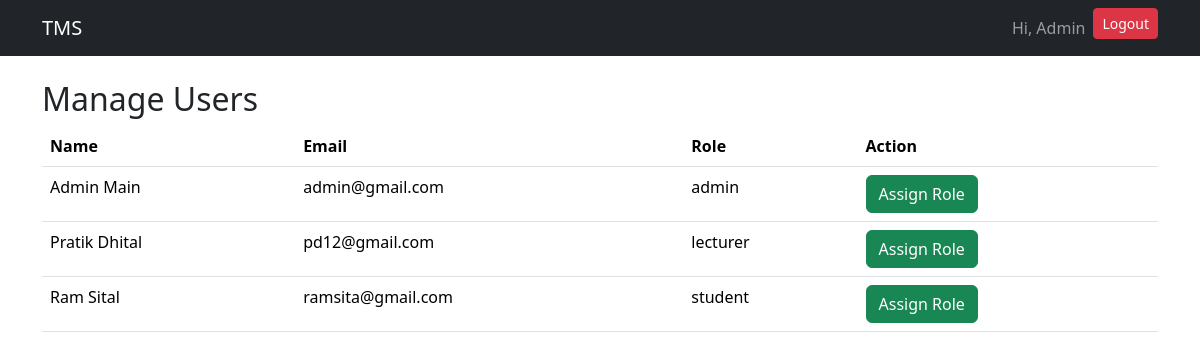
Page /admin-panel/manage-users/ (signed in) on the earlier database version.
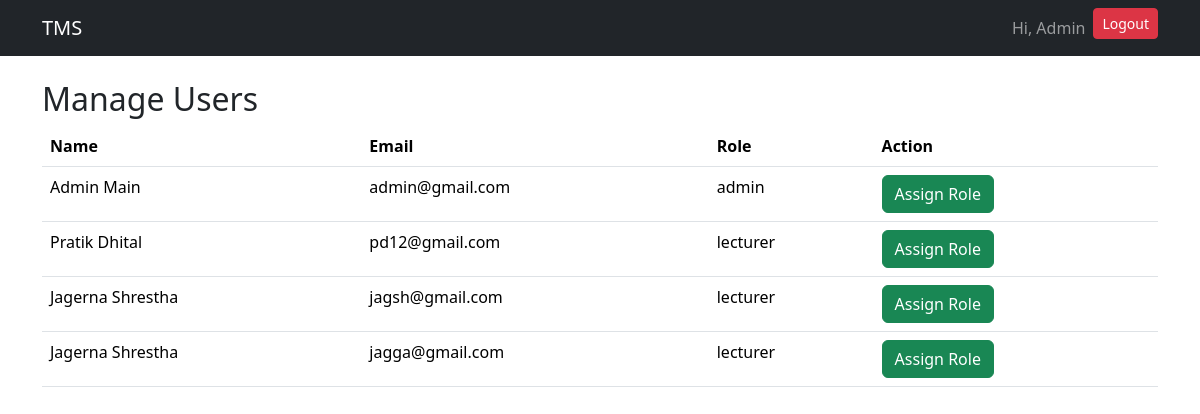
Same page on the later database version.
### users/models.py (models this page shows, shortened)
class User(AbstractUser):
    username = models.CharField(max_length=100, unique=True)
    email = models.EmailField(unique=True)
    role = models.CharField(max_length=10, choices=ROLE_CHOICES)
    USERNAME_FIELD = "email"
    REQUIRED_FIELDS = ["username"]

### users/views.py (the view)
# urls.py: path('admin-panel/manage-users/', manage_users, name='manage_users'),
@user_passes_test(admin_required)
def manage_users(request):
    users = User.objects.all()
    context = {
        'users': users
    }
    return render(
        request,
        'admin_panel/manage_users.html',
        context
    )

### users/views.py (called while the page is built)
def admin_required(user):
    return user.is_superuser

### users/templates/admin_panel/manage_users.html
{% extends "base.html" %}
{% block start %}
<h2>Manage Users</h2>
<table class="table">
    <tr>
        <th>Name</th>
        <th>Email</th>
        <th>Role</th>
        <th>Action</th>
    </tr>
    {% for user in users %}
    <tr>
        <td>
            {{ user.first_name }} {{ user.last_name }}
        </td>
        <td>
            {{ user.email }}
        </td>
        <td>
            {{ user.role }}
        </td>
        <td>
            <a href="/admin-panel/assign-role/{{user.id}}/"
               class="btn btn-success">
               Assign Role
            </a>
        </td>
    </tr>
    {% endfor %}
</table>
{% endblock %}

### users/templates/base.html (shortened to what this page needs)
<!DOCTYPE html>
<html lang="en">
<head>
    <link href="https://cdn.jsdelivr.net/npm/bootstrap@5.3.8/dist/css/bootstrap.min.css" rel="stylesheet">
</head>
<body>
    <nav class="navbar navbar-expand-lg navbar-dark bg-dark">
        <div class="container">
            <a class="navbar-brand" href="/">TMS</a>
            <div class="collapse navbar-collapse" id="navbarNav"
            >
                <ul class="navbar-nav ms-auto">
                    {% if request.user.is_authenticated %}
                    <li class="nav-item">
                        <span class="nav-link">Hi, {{ request.user.first_name }}</span>
                    </li>
                    <li class="nav-item">
                        <a href="/logout/" class="btn btn-danger btn-sm">Logout</a>
                    </li>
                    {% endif %}
                </ul>
            </div>
        </div>
    </nav>
    <div class="container mt-4">
        {% block start %}
        {% endblock %}
    </div>
</body>
</html>

Differences in the rows shown:
removed User: first_name "Ram", last_name "Sital", email "ramsita@gmail.com", role "student"
added User: first_name "Jagerna", last_name "Shrestha", email "jagsh@gmail.com", role "lecturer"
added User: first_name "Jagerna", last_name "Shrestha", email "jagga@gmail.com", role "lecturer"
